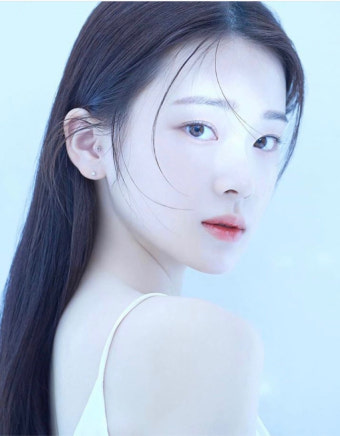
#> input picture images/etc/original.jpg, 340 x 436 px, found by its file name
$ python v02_4_data_aug.py
#> lines starting #> are read from the running program, lines starting #| are printed output that depends on the picture
from PIL import Image, ImageEnhance, ImageOps   # Pillow — 이미지 열기·변환·저장 라이브러리
import matplotlib.pyplot as plt                 # matplotlib — 그래프·이미지를 화면에 그려 보여주는 시각화 라이브러리
import cv2

# [1단계] 이미지 불러오기 — PNG·JPG 모두 가능
img = Image.open("original.jpg")
#> img is the input picture: PIL image 340x436 RGB; mean R, G, B 170.5, 185.2, 205


# # [2단계] 회전 — 90도 반시계 방향
img_rotated = img.rotate(90)
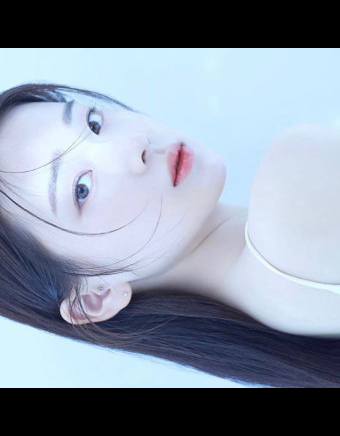
#> img_rotated: PIL image 340x436 RGB; mean R, G, B 135.9, 146.9, 162.6

# [3단계] 밝기 조절 — 0.5 = 원본의 50%
enhancer = ImageEnhance.Brightness(img)
img_brightness = enhancer.enhance(0.5)
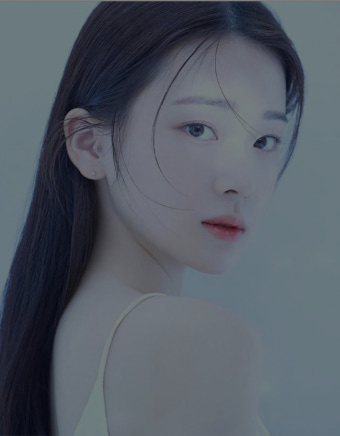
#> img_brightness: PIL image 340x436 RGB; mean R, G, B 85, 92.3, 102.2

# # [4단계] 좌우 반전 — 거울처럼 뒤집기
img_flip = ImageOps.mirror(img)
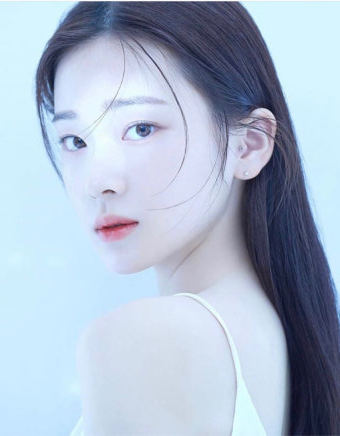
#> img_flip: PIL image 340x436 RGB; mean R, G, B 170.5, 185.2, 205

# 대비 조절 — 1.5 = 원본의 150%
img_contrast = ImageEnhance.Contrast(img).enhance(1.5)
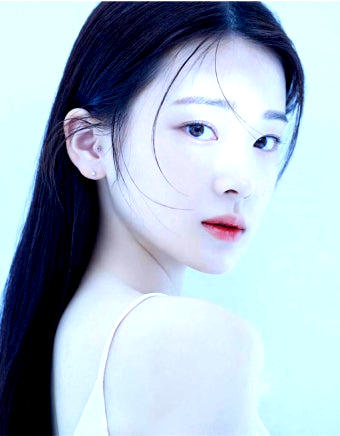
#> img_contrast: PIL image 340x436 RGB; mean R, G, B 167.6, 184.7, 200.1

# 흑백 변환 — 컬러 정보를 제거하고 밝기만 남기기
img_gray = img.convert("L")
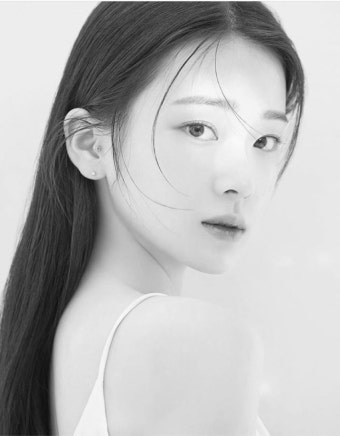
#> img_gray: PIL image 340x436 L; min 13, max 254, mean 183

# [5단계] 시각화 — 원본·변환 결과를 한 화면에 비교
fig, ax = plt.subplots(2, 3, figsize=(20, 10))

# 원본
ax[0,0].imshow(img)
ax[0,0].axis('off')
ax[0,0].set_title("Original")

# 회전
ax[0,1].imshow(img_rotated)
ax[0,1].axis('off')
ax[0,1].set_title("Rotated 90")

# 밝기
ax[0,2].imshow(img_brightness)
ax[0,2].axis('off')
ax[0,2].set_title("Brightness")

# 좌우 반전
ax[1,0].imshow(img_flip)
ax[1,0].axis('off')
ax[1,0].set_title("Flip")

# 대비
ax[1,1].imshow(img_contrast)
ax[1,1].axis('off')
ax[1,1].set_title("Contrast")

# 흑백
ax[1,2].imshow(img_gray, cmap='gray')
ax[1,2].axis('off')
ax[1,2].set_title("Grayscale")

plt.show()

# [6단계] 저장 — 변환된 이미지 5장 출력
img_rotated.save("./img_rotated.jpg")
img_brightness.save("./img_brightness.jpg")
img_flip.save("./img_flip.jpg")
img_contrast.save("./img_contrast.jpg")
img_gray.save("./img_gray.jpg")

print("이미지 저장이 잘 됐습니다.")
